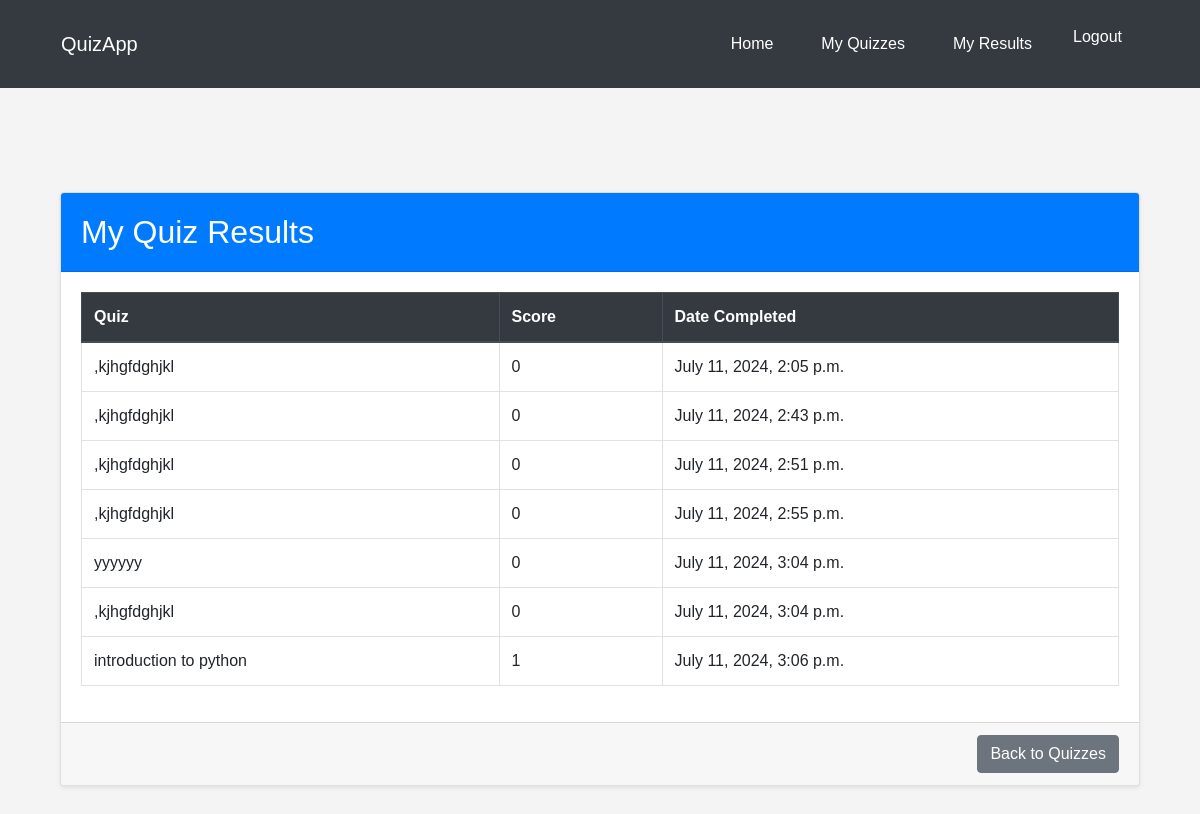
Before: /quizzes/my_results/ (signed in) with the older database file.
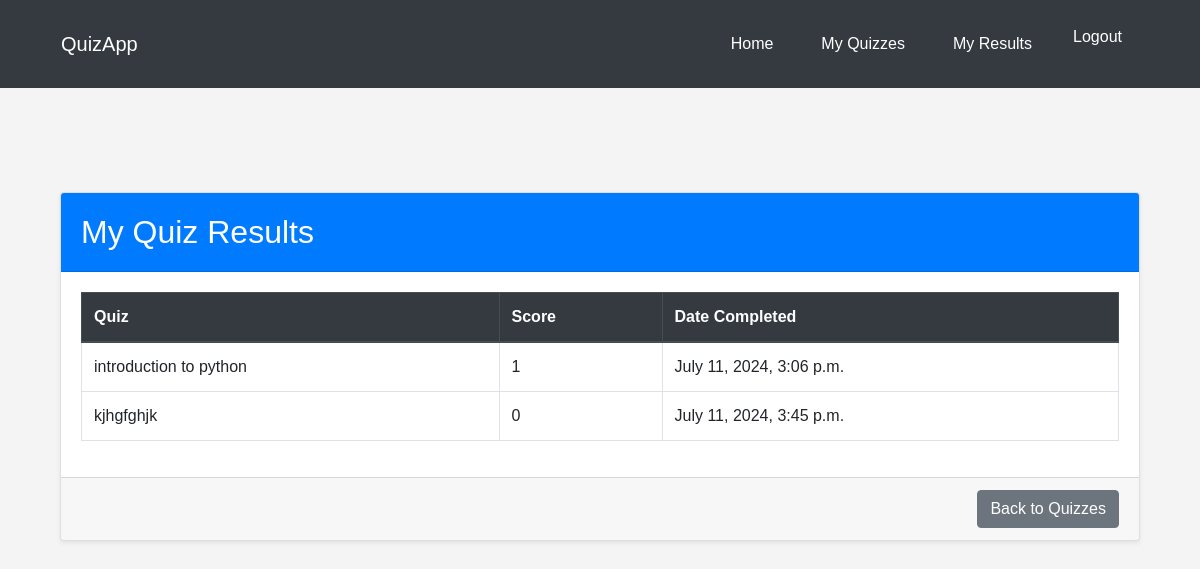
After: the same page with the newer database file.
### quizzes/models.py (models this page shows, shortened)
class Result(models.Model):
    quiz = models.ForeignKey(Quiz, on_delete=models.CASCADE)
    user = models.ForeignKey(User, on_delete=models.CASCADE)
    score = models.IntegerField()
    completed_at = models.DateTimeField(auto_now_add=True)

class Quiz(models.Model):
    title = models.CharField(max_length=255)
    description = models.TextField()
    created_by = models.ForeignKey(User, on_delete=models.CASCADE)
    created_at = models.DateTimeField(auto_now_add=True)
    is_public = models.BooleanField(default=False)
    share_link = models.URLField(blank=True, null=True)

### quizzes/views.py (the view)
# urls.py: path('my_results/', user_quiz_results, name='user_quiz_results'),
@login_required
def user_quiz_results(request):
    results = Result.objects.filter(user=request.user)
    return render(request, 'quizzes/user_quiz_results.html', {'results': results})

### templates/quizzes/user_quiz_results.html (shortened to what this page needs)
{% extends 'base.html' %}
{% block content %}
<div class="container mt-5">
    <div class="card shadow-sm">
        <div class="card-header bg-primary text-white">
            <h2 class="my-2">My Quiz Results</h2>
        </div>
        <div class="card-body">
            {% if results %}
                <div class="table-responsive">
                    <table class="table table-bordered table-hover">
                        <thead class="thead-dark">
                            <tr>
                                <th scope="col">Quiz</th>
                                <th scope="col">Score</th>
                                <th scope="col">Date Completed</th>
                            </tr>
                        </thead>
                        <tbody>
                            {% for result in results %}
                                <tr>
                                    <td>{{ result.quiz.title }}</td>
                                    <td>{{ result.score }}</td>
                                    <td>{{ result.completed_at|date:"F j, Y, g:i a" }}</td>
                                </tr>
                            {% endfor %}
                        </tbody>
                    </table>
                </div>
            {% else %}
                <div class="alert alert-info" role="alert">
                    You have not completed any quizzes yet.
                </div>
            {% endif %}
        </div>
        <div class="card-footer text-right">
            <a href="{% url 'quiz_list' %}" class="btn btn-secondary">Back to Quizzes</a>
        </div>
    </div>
</div>
{% endblock %}

Changed rows visible on the page:
removed Result: quiz ",kjhgfdghjkl", score "0", completed_at "July 11, 2024, 2:05 p.m."
removed Result: quiz ",kjhgfdghjkl", score "0", completed_at "July 11, 2024, 2:43 p.m."
removed Result: quiz ",kjhgfdghjkl", score "0", completed_at "July 11, 2024, 2:51 p.m."
removed Result: quiz ",kjhgfdghjkl", score "0", completed_at "July 11, 2024, 2:55 p.m."
removed Result: quiz "yyyyyy", score "0", completed_at "July 11, 2024, 3:04 p.m."
removed Result: quiz ",kjhgfdghjkl", score "0", completed_at "July 11, 2024, 3:04 p.m."
added Result: quiz "kjhgfghjk", score "0", completed_at "July 11, 2024, 3:45 p.m."
